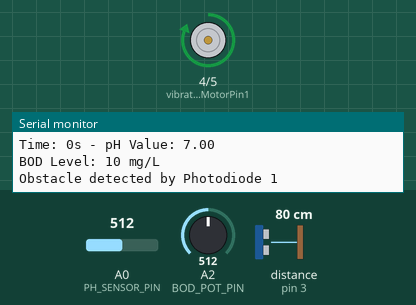
Simulated run of this sketch. Board: Arduino Uno, built with avr-gcc and run on an emulated ATmega328P. Parts: motor-driver pin pairs drawn as motors (green arrow = first pin HIGH = forward, orange = second pin HIGH = backward, longer = more drive), the last lines printed to the serial monitor. The test bench sets the inputs (shaded band); at power-on: A2 (BOD_POT_PIN) = 512, A0 (PH_SENSOR_PIN) = 512, distance to the obstacle (sensor on pin 3) 80 cm. The echo pulse lasts 58.3 µs per cm.

Above: at 10.1 s.
At 18.0 s:
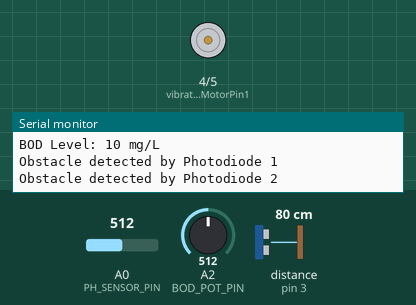
18.1 s: A2 (BOD_POT_PIN) set to 550
At 18.1 s:
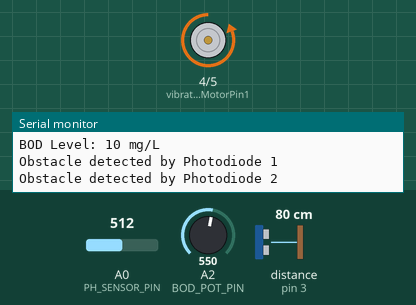
Timing chart, 0 to 22.5 s (numbered marks = the images above; inputs shaded):
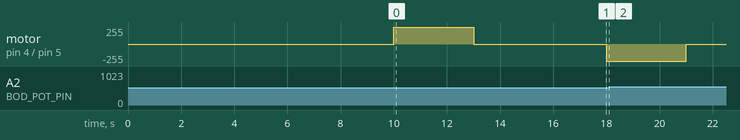

The sketch:

main.ino
```cpp
#include <Wire.h>

// Define variables to store simulated latitude and longitude
float latitude = 0.0;
float longitude = 0.0;

// Define the analog pins connected to the sensors
const int PH_SENSOR_PIN = A0; // pH sensor analog pin
const int LOCATION_POT_PIN = A1; // Potentiometer analog pin for location
const int BOD_POT_PIN = A2; // Potentiometer analog pin for BOD sensor

// Define ultrasonic sensor pins
const int trigPin = 2; // Trigger pin of ultrasonic sensor
const int echoPin = 3; // Echo pin of ultrasonic sensor

// Define the photodiode pins and thresholds
const int sensorPin1 = A5;    // Photodiode 1 connected to analog pin A5
const int sensorPin2 = A3;    // Photodiode 2 connected to analog pin A3
const int threshold = 80;   // Adjust threshold value as needed
bool obstacleDetected1 = false;
bool obstacleDetected2 = false;

// Define vibration motor pins
const int vibrationMotorPin1 = 4; // Vibration motor 1 connected to digital pin 4
const int vibrationMotorPin2 = 5; // Vibration motor 2 connected to digital pin 5

// Flag to control the loop execution
bool continueLoop = true;

void setup() {
  pinMode(trigPin, OUTPUT); // Set trigger pin as output
  pinMode(echoPin, INPUT); // Set echo pin as input
  pinMode(vibrationMotorPin1, OUTPUT); // Set vibration motor pin 1 as output
  pinMode(vibrationMotorPin2, OUTPUT); // Set vibration motor pin 2 as output
  Serial.begin(9600); // Initialize serial communication
}

void loop() {
  if (!continueLoop) {
    return; // Exit the loop immediately if continueLoop is false
  }

  // Read the value of the potentiometer connected to the pH sensor
  int phSensorValue = analogRead(PH_SENSOR_PIN);

  // Convert analog value to pH value (simplified, not accurate)
  float pH = map(phSensorValue, 0, 1023, 0, 14); // Assumes pH range from 0 to 14

  // Read the value of the potentiometer connected to the BOD sensor
  int bodSensorValue = analogRead(BOD_POT_PIN);

  // Map BOD sensor value to a range (if necessary)
  // Adjust this mapping according to the actual range of the BOD sensor
  int mappedBODValue = map(bodSensorValue, 0, 1023, 1, 20); // Adjusted to match the BOD sensor's range

  // Print time of recording and pH value to Serial Monitor
  Serial.print("Time: ");
  Serial.print(millis() / 1000); // Convert milliseconds to seconds
  Serial.print("s - pH Value: ");
  Serial.println(pH);

  // Print BOD sensor value to Serial Monitor
  Serial.print("BOD Level: ");
  Serial.print(mappedBODValue, 1); // Display BOD level with one decimal point
  Serial.println(" mg/L");

  // Check if pH value is outside the desired range
  if (pH > 9 || pH < 5 || mappedBODValue > 10) {
    // Send message if pH is too basic, too acidic, or BOD level is too high
    if (pH > 9) {
      Serial.println("The water is too basic.");
    } else if (pH < 5) {
      Serial.println("The water is too acidic.");
    }
    if (mappedBODValue > 10) {
      Serial.println("Warning! BOD levels have reached unsafe levels! Warning!");
    }
    // Call function to send GPS location and measure distance
    sendLocationAndMeasureDistance();
    continueLoop = false; // Update flag to stop the loop
  }

  delay(5000); // Delay for stability

  // Obstacle detection for photodiode 1
  if (!obstacleDetected1) {
    int sensorValue1 = analogRead(sensorPin1);
    if (sensorValue1 > threshold) {
      Serial.println("Obstacle detected by Photodiode 1"); // Print message to serial monitor
      delay(5000); // Wait for 5 seconds for stabilization
      obstacleDetected1 = true; // Set obstacle detected flag for photodiode 1
      activateVibrationMotor(1); // Activate the vibration motor for photodiode 1
    }
  }

  // Obstacle detection for photodiode 2
  if (!obstacleDetected2) {
    int sensorValue2 = analogRead(sensorPin2);

    if (sensorValue2 > threshold) {
      Serial.println("Obstacle detected by Photodiode 2"); // Print message to serial monitor
      delay(5000); // Wait for 5 seconds for stabilization
      obstacleDetected2 = true; // Set obstacle detected flag for photodiode 2
      activateVibrationMotor(2); // Activate the vibration motor for photodiode 2
    }
  }
}

// Function to simulate sending GPS location and measure distance
void sendLocationAndMeasureDistance() {
  // Read the value of the potentiometer connected to the location sensor
  int locationValue = analogRead(LOCATION_POT_PIN);

  // Map the potentiometer value (0-1023) to latitude (-90 to 90) and longitude (-180 to 180)
  latitude = map(locationValue, 0, 1023, -90, 90);
  longitude = map(locationValue, 0, 1023, -180, 180);

  // Print the simulated coordinates to the serial monitor
  Serial.print("Latitude: ");
  Serial.print(latitude, 6); // Print latitude with 6 decimal places
  Serial.print(", Longitude: ");
  Serial.println(longitude, 6); // Print longitude with 6 decimal places

  // Trigger the ultrasonic sensor to measure distance
  long duration, distance;

  // Clear trigger pin
  digitalWrite(trigPin, LOW);
  delayMicroseconds(2);

  // Send a pulse to trigger pin
  digitalWrite(trigPin, HIGH);
  delayMicroseconds(10);
  digitalWrite(trigPin, LOW);

  // Measure the duration of the pulse on echo pin
  duration = pulseIn(echoPin, HIGH);
  // Calculate the distance based on the speed of sound
  distance = duration * (34300.0 / 1000000.0) / 2;
; // Divide by 2 for one-way travel time

  // Print distance to serial monitor
  Serial.print("Distance: ");
  Serial.print(distance);
  Serial.println(" cm");
}

// Function to activate the vibration motor for a specific duration
void activateVibrationMotor(int photodiode) {
  if (photodiode == 1) {
    digitalWrite(vibrationMotorPin1, HIGH); // Activate the vibration motor for photodiode 1
    delay(3000); // Vibrate for 3 seconds
    digitalWrite(vibrationMotorPin1, LOW); // Turn off the vibration motor for photodiode 1
  } else if (photodiode == 2) {
    digitalWrite(vibrationMotorPin2, HIGH); // Activate the vibration motor for photodiode 2
    delay(3000); // Vibrate for 3 seconds
    digitalWrite(vibrationMotorPin2, LOW); // Turn off the vibration motor for photodiode 2
  }
}
```

Measured:
- the behaviour switches between 538 and 539 on A2 (BOD_POT_PIN) (found by bisection; images 1 and 2)
